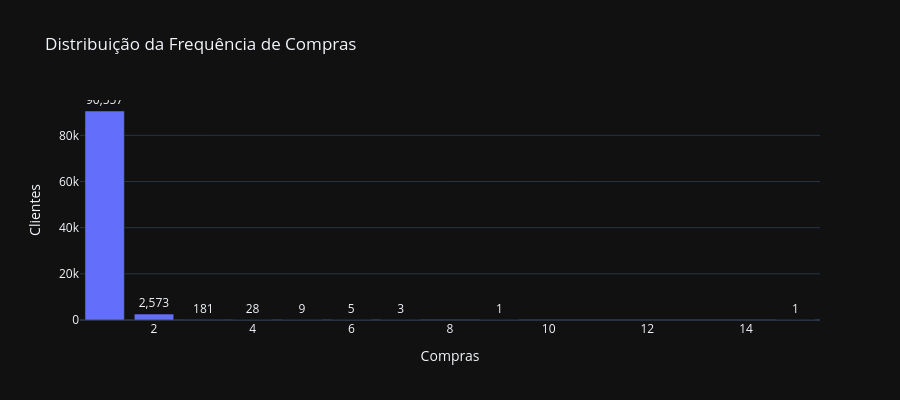

Notebook cell for this chart:
### Markdown cell above
## 8. Distribuição de Frequência de Compras

### Code cell
freq_dist = rfm["frequency"].value_counts().sort_index().reset_index()
freq_dist.columns = ["Compras", "Clientes"]

fig = px.bar(
    freq_dist.head(10),
    x="Compras",
    y="Clientes",
    color_discrete_sequence=["#636EFA"],
    template="plotly_dark",
    height=400,
    text="Clientes",
    title="Distribuição da Frequência de Compras",
)
fig.update_traces(texttemplate="%{text:,}", textposition="outside")
fig.show()

pct_single = (rfm["frequency"] == 1).mean() * 100
print(f"\n{pct_single:.1f}% dos clientes fizeram apenas 1 compra.")
print("Isso indica uma grande oportunidade de retenção e aumento de lifetime value.")

### Figure 1 — Plotly figure (JSON) as saved in the notebook; plotly's stock layout.template omitted (floating-point values rounded to 4 significant figures)
{"data": [{"hovertemplate": "Compras=%{x}<br>Clientes=%{text}<extra></extra>", "legendgroup": "", "marker": {"color": "#636EFA", "pattern": {"shape": ""}}, "name": "", "orientation": "v", "showlegend": false, "text": [90560.0, 2573.0, 181.0, 28.0, 9.0, 5.0, 3.0, 1.0, 1.0], "textposition": "outside", "texttemplate": "%{text:,}", "type": "bar", "x": [1, 2, 3, 4, 5, 6, 7, 9, 15], "xaxis": "x", "y": [90557, 2573, 181, 28, 9, 5, 3, 1, 1], "yaxis": "y"}], "layout": {"barmode": "relative", "height": 400, "legend": {"tracegroupgap": 0}, "title": {"text": "Distribuição da Frequência de Compras"}, "xaxis": {"anchor": "y", "domain": [0.0, 1.0], "title": {"text": "Compras"}}, "yaxis": {"anchor": "x", "domain": [0.0, 1.0], "title": {"text": "Clientes"}}}}
